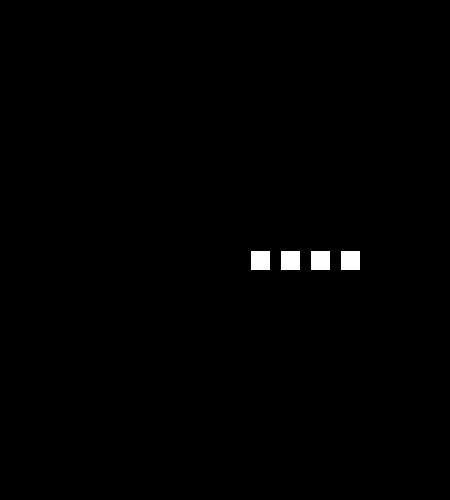
Frame 1 (no input)
Frame 60 (the mouse pressed at the canvas centre just before this capture): identical to frame 1, image omitted
Frame 120 (the mouse held since frame 60 and released just before this capture): identical to frame 1, image omitted

The Processing sketch that drew this single still picture (run headless with seeded random() and noise(); from frame 60 on, the mouse is pressed at the canvas centre):

// Processing sketch: processing_99653
// ── processing_99653.pde

int x1 = 250;
int y1 = 250;
int x2 = x1+30;
int y2 = y1+30;
int x3 = x2+30;
int y3 = y2+30;
int x4 = y3+30;

float[] a = new float[100];
float[] b = new float[100];
float[] c = new float[100];
float[] d = new float[100];

void setup() {
  size (450,500);
  stroke(0);
  background(0);
}
void draw() {
  rect  (x1,y1,20,20);
  rect  (x2,y1,20,20);
  rect  (x3,y1,20,20);
  rect  (x4,y1,20,20);
  if ((mouseX >= x4)&&(mouseX <= (x4 +20))&&(mouseY >= y1)&&(mouseY <= (y1 + 20)) 
    &&(mousePressed)) { 
    background(0);
  }

}
void mousePressed() {
  if ((mouseX >= x1)&&(mouseX <= x1 +20)&&(mouseY >= y1)&&(mouseY <= y1 + 20) 
    &&(mousePressed)) { 
    for(int i=0;i < 100;i++)  {
      a[i]=random(0,300);
      b[i]=random(0,400);
      c[i]=random(200,400);
      d[i]=random(0,400);  
      stroke(0);
      fill(2*i,4*i,3*i,1*i);
      rect(a[i],b[i],i,i) ;
    }
  }
  if ((mouseX >= x2)&&(mouseX <= x2 +10)&&(mouseY >= y1)&&(mouseY <= y1 + 20) 
    &&(mousePressed)) { 
    for(int e=0;e < 100;e++)  {
      a[e]=random(0,400);
      b[e]=random(0,400);
      c[e]=random(0,400);
      d[e]=random(0,400);  
      stroke(0);
      fill(e,1*e,3*e,2*e);
      ellipse(a[e],b[e],e,e) ;
    }

  }
  if ((mouseX >= x3)&&(mouseX <= (x3 +30))&&(mouseY >= y1)&&(mouseY <= (y1 + 20)) 
    &&(mousePressed)) { 
    for(int f=0;f < 100;f++)  {
      a[f]=random(0,400);
      b[f]=random(0,400);
      c[f]=random(0,300);
      d[f]=random(0,400);  
      stroke(0);
      fill(1*f,2*f,9*f,1*f);
      triangle(a[f],b[f],c[f],d[f],f+10,f+20) ;
    }
  }
}
